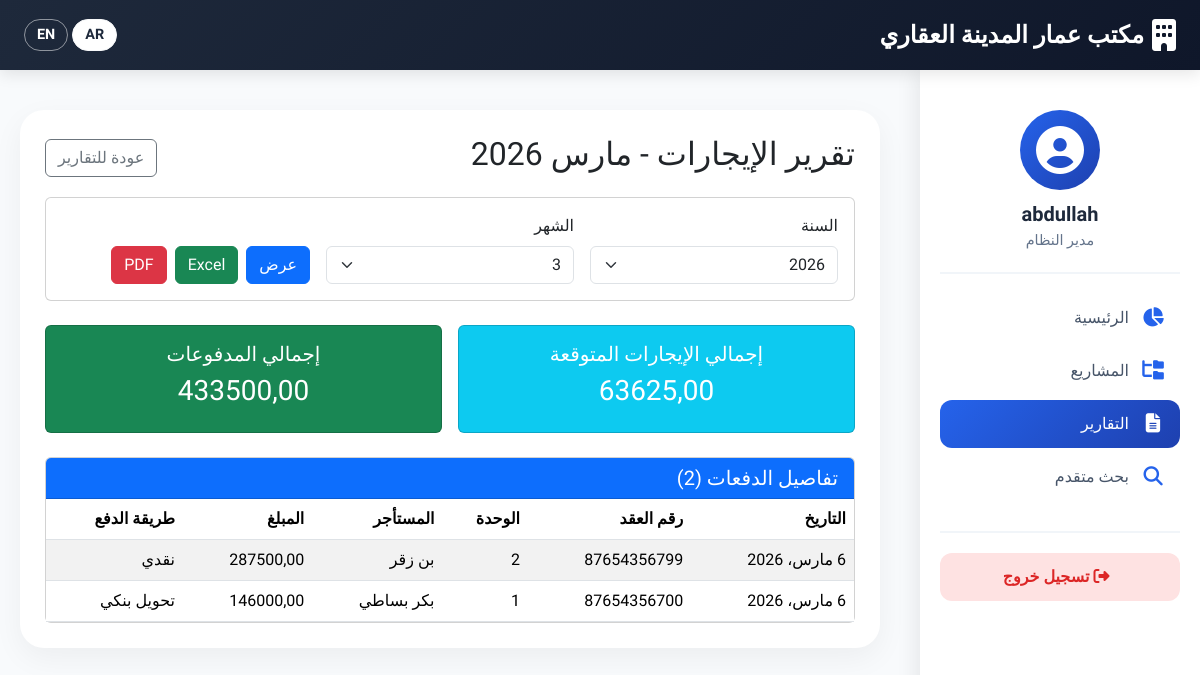
The app's page /reports/rent/ (signed in) with its own data.
### rentals/models.py (models this page shows, shortened)
class Payment(models.Model):
    contract = models.ForeignKey(Contract, on_delete=models.CASCADE, related_name='payments', verbose_name="العقد")
    payment_date = models.DateField(verbose_name="تاريخ الدفع")
    amount_paid = models.DecimalField(max_digits=12, decimal_places=2, verbose_name="المبلغ المدفوع")
    for_period_start = models.DateField(verbose_name="بداية الفترة المدفوعة")
    for_period_end = models.DateField(verbose_name="نهاية الفترة المدفوعة")
    payment_method = models.CharField(
        max_length=30,
        choices=[('cash', 'نقدي'), ('bank', 'تحويل بنكي'), ('check', 'شيك')],
        default='cash',
        verbose_name="طريقة الدفع"
    )
    reference_number = models.CharField(max_length=100, blank=True, verbose_name="رقم المرجع/الشيك")
    receipt_image = models.ImageField(upload_to='payments/%Y/%m/', verbose_name="صورة الإيصال", blank=True, null=True)
    notes = models.TextField(blank=True, verbose_name="ملاحظات")
    created_at = models.DateTimeField(auto_now_add=True)
    class Meta:
        verbose_name = "دفعة"
        verbose_name_plural = "الدفعات"
        ordering = ['-payment_date']

class Contract(models.Model):
    RENT_TYPE_CHOICES = [
        ('monthly', 'شهري'),
        ('yearly', 'سنوي'),
    ]
    PAYMENT_INTERVAL_CHOICES = [
        ('monthly', 'شهري'),
        ('quarterly', 'ربع سنوي'),
        ('half_yearly', 'نصف سنوي'),
        ('yearly', 'سنوي'),
    ]
    contract_number = models.CharField(max_length=100, unique=True, verbose_name="رقم العقد")
    unit = models.ForeignKey(Unit, on_delete=models.CASCADE, related_name='contracts', verbose_name="الوحدة")
    tenant = models.ForeignKey(Tenant, on_delete=models.CASCADE, related_name='contracts', verbose_name="المستأجر")
    start_date = models.DateField(verbose_name="تاريخ بداية العقد")
    lease_duration_months = models.PositiveIntegerField(default=12, verbose_name="مدة العقد (بالأشهر)")
    rent_type = models.CharField(max_length=10, choices=RENT_TYPE_CHOICES, default='monthly', verbose_name="نوع الإيجار")
    rent_amount = models.DecimalField(max_digits=12, decimal_places=2, verbose_name="قيمة الإيجار")
    has_tax = models.BooleanField(default=True, verbose_name="تطبق الضريبة؟")
    tax_rate = models.DecimalField(max_digits=5, decimal_places=2, default=15.00, validators=[MinValueValidator(0), MaxValueValidator(100)], verbose_name="نسبة الضريبة (%)")
    payment_interval = models.CharField(max_length=20, choices=PAYMENT_INTERVAL_CHOICES, default='monthly', verbose_name="دورة السداد")
    is_active = models.BooleanField(default=True, verbose_name="العقد ساري؟")
    contract_file = models.FileField(upload_to='contracts/%Y/%m/', verbose_name="ملف العقد", blank=True, null=True)
    notes = models.TextField(blank=True, verbose_name="ملاحظات")
    created_at = models.DateTimeField(auto_now_add=True)
    updated_at = models.DateTimeField(auto_now=True)
    grace_period_days = models.PositiveIntegerField(default=0, verbose_name="فترة السماح (أيام)", help_text="عدد الأيام قبل بداية العقد التي لا تحتسب فيها الضريبة")
    class Meta:
        verbose_name = "عقد"
        verbose_name_plural = "العقود"
        ordering = ['-created_at']
    @property
    def monthly_rent(self):
        if self.rent_type == 'yearly':
            return self.rent_amount / 12
        return self.rent_amount
    @property
    def tax_amount_monthly(self):
        if self.has_tax:
            return self.monthly_rent * (self.tax_rate / 100)
        return 0
    @property
    def total_monthly_with_tax(self):
        return self.monthly_rent + self.tax_amount_monthly

class Unit(models.Model):
    UNIT_TYPES = [
        ('shop', 'محل تجاري'),
        ('apartment', 'شقة سكنية'),
        ('room', 'غرفة'),
        ('farm_unit', 'وحدة زراعية'),
        ('office', 'مكتب'),
        ('warehouse', 'مستودع'),
        ('other', 'أخرى'),
    ]
    sub_category = models.ForeignKey(SubCategory, on_delete=models.CASCADE, related_name='units', verbose_name="القسم الداخلي")
    unit_number = models.CharField(max_length=50, verbose_name="رقم/اسم الوحدة")
    unit_type = models.CharField(max_length=20, choices=UNIT_TYPES, verbose_name="نوع الوحدة")
    floor = models.IntegerField(verbose_name="الدور", null=True, blank=True)
    area = models.FloatField(verbose_name="المساحة (م²)", null=True, blank=True)
    is_rented = models.BooleanField(default=False, verbose_name="مؤجرة حالياً؟")
    notes = models.TextField(blank=True, verbose_name="ملاحظات")
    image = models.ImageField(upload_to='units/%Y/%m/', verbose_name="صورة الوحدة", blank=True, null=True)
    created_at = models.DateTimeField(auto_now_add=True)
    updated_at = models.DateTimeField(auto_now=True)
    class Meta:
        unique_together = ['sub_category', 'unit_number']
        verbose_name = "وحدة"
        verbose_name_plural = "الوحدات"
        ordering = ['sub_category', 'unit_number']

class Tenant(models.Model):
    name = models.CharField(max_length=200, verbose_name="الاسم الكامل")
    identity_number = models.CharField(max_length=50, verbose_name="رقم الهوية/الإقامة")
    phone = models.CharField(max_length=20, verbose_name="رقم الجوال")
    phone2 = models.CharField(max_length=20, blank=True, verbose_name="جوال آخر")
    email = models.EmailField(blank=True, verbose_name="البريد الإلكتروني")
    address = models.TextField(blank=True, verbose_name="العنوان")
    id_image = models.ImageField(upload_to=tenant_id_path, verbose_name="صورة الهوية", blank=True, null=True)
    notes = models.TextField(blank=True, verbose_name="ملاحظات")
    is_deleted = models.BooleanField(default=False, verbose_name="محذوف؟")
    created_at = models.DateTimeField(auto_now_add=True)
    class Meta:
        verbose_name = "مستأجر"
        verbose_name_plural = "المستأجرون"
        ordering = ['name']
        unique_together = ['identity_number', 'is_deleted']  # يسمح بتكرار الرقم مع is_deleted=True

### rentals/views.py (the view)
# urls.py: path('reports/rent/', views.rent_report, name='rent_report'),
@login_required
def rent_report(request):
    year = int(request.GET.get('year', datetime.now().year))
    month = int(request.GET.get('month', datetime.now().month))
    start_date = date(year, month, 1)
    if month == 12:
        end_date = date(year+1, 1, 1) - timedelta(days=1)
    else:
        end_date = date(year, month+1, 1) - timedelta(days=1)
    payments = Payment.objects.filter(
        payment_date__gte=start_date,
        payment_date__lte=end_date
    ).select_related('contract__unit', 'contract__tenant')
    total_payments = payments.aggregate(Sum('amount_paid'))['amount_paid__sum'] or 0
    all_contracts = Contract.objects.filter(is_active=True)
    active_contracts = []
    for contract in all_contracts:
        contract_end = contract.start_date + relativedelta(months=contract.lease_duration_months) - timedelta(days=1)
        if contract.start_date <= end_date and contract_end >= start_date:
            active_contracts.append(contract)
    expected_rent = 0
    for contract in active_contracts:
        contract_end = contract.start_date + relativedelta(months=contract.lease_duration_months) - timedelta(days=1)
        overlap_start = max(contract.start_date, start_date)
        overlap_end = min(contract_end, end_date)
        if overlap_start <= overlap_end:
            expected_rent += contract.total_monthly_with_tax
    current_year = datetime.now().year
    years = range(current_year - 5, current_year + 1)
    months = range(1, 13)
    context = {
        'year': year,
        'month': month,
        'month_name': get_month_name(month),
        'payments': payments,
        'total_payments': total_payments,
        'expected_rent': expected_rent,
        'start_date': start_date,
        'end_date': end_date,
        'years': years,
        'months': months,
    }
    return render(request, 'rentals/reports/rent_report.html', context)

### rentals/templates/rentals/reports/rent_report.html (shortened to what this page needs)
{% extends 'rentals/base.html' %}
{% load i18n %}
{% block content %}
<div class="d-flex justify-content-between align-items-center mb-3">
    <h2>{% trans "تقرير الإيجارات" %} - {{ month_name }} {{ year }}</h2>
    <div>
        <a href="{% url 'reports_dashboard' %}" class="btn btn-outline-secondary">
             {% trans "عودة للتقارير" %}
        </a>
    </div>
</div>
<div class="card mb-4">
    <div class="card-body">
        <form method="get" class="row g-3">
            <div class="col-md-4">
                <label class="form-label">{% trans "السنة" %}</label>
                <select name="year" class="form-select">
                    {% for y in years %}
                    <option value="{{ y }}" {% if y == year %}selected{% endif %}>{{ y }}</option>
                    {% endfor %}
                </select>
            </div>
            <div class="col-md-4">
                <label class="form-label">{% trans "الشهر" %}</label>
                <select name="month" class="form-select">
                    {% for m in months %}
                    <option value="{{ m }}" {% if m == month %}selected{% endif %}>{{ m }}</option>
                    {% endfor %}
                </select>
            </div>
            <div class="col-md-4 d-flex align-items-end">
                <button type="submit" class="btn btn-primary">{% trans "عرض" %}</button>
                <a href="{% url 'export_rent_excel' %}?year={{ year }}&month={{ month }}" class="btn btn-success ms-2">
                     Excel
                </a>
                <a href="{% url 'export_rent_pdf' %}?year={{ year }}&month={{ month }}" class="btn btn-danger ms-2">
                     PDF
                </a>
            </div>
        </form>
    </div>
</div>
<div class="row g-3 mb-4">
    <div class="col-md-6">
        <div class="card text-white bg-info">
            <div class="card-body text-center">
                <h5>{% trans "إجمالي الإيجارات المتوقعة" %}</h5>
                <h3>{{ expected_rent|floatformat:2 }}</h3>
            </div>
        </div>
    </div>
    <div class="col-md-6">
        <div class="card text-white bg-success">
            <div class="card-body text-center">
                <h5>{% trans "إجمالي المدفوعات" %}</h5>
                <h3>{{ total_payments|floatformat:2 }}</h3>
            </div>
        </div>
    </div>
</div>
<div class="card">
    <div class="card-header bg-primary text-white">
        <h5 class="mb-0">{% trans "تفاصيل الدفعات" %} ({{ payments|length }})</h5>
    </div>
    <div class="card-body p-0">
        <div class="table-responsive">
            <table class="table table-striped table-hover mb-0">
                <thead>
                    <tr>
                        <th>{% trans "التاريخ" %}</th>
                        <th>{% trans "رقم العقد" %}</th>
                        <th>{% trans "الوحدة" %}</th>
                        <th>{% trans "المستأجر" %}</th>
                        <th>{% trans "المبلغ" %}</th>
                        <th>{% trans "طريقة الدفع" %}</th>
                    </tr>
                </thead>
                <tbody>
                    {% for payment in payments %}
                    <tr>
                        <td>{{ payment.payment_date }}</td>
                        <td>{{ payment.contract.contract_number }}</td>
                        <td>{{ payment.contract.unit.unit_number }}</td>
                        <td>{{ payment.contract.tenant.name }}</td>
                        <td>{{ payment.amount_paid|floatformat:2 }}</td>
                        <td>{{ payment.get_payment_method_display }}</td>
                    </tr>
                    {% empty %}
                    <tr>
                        <td colspan="6" class="text-center py-3">{% trans "لا توجد دفعات في هذه الفترة." %}</td>
                    </tr>
                    {% endfor %}
                </tbody>
            </table>
        </div>
    </div>
</div>
{% endblock %}

### rentals/templates/rentals/base.html (shortened to what this page needs)
<!DOCTYPE html>
{% load static i18n %}
<html lang="ar" dir="rtl">
<head>
    <link rel="stylesheet" href="https://cdn.jsdelivr.net/npm/bootstrap@5.3.2/dist/css/bootstrap.rtl.min.css">
    <link rel="stylesheet" href="https://cdnjs.cloudflare.com/ajax/libs/font-awesome/6.5.1/css/all.min.css">
</head>
<body>
    <nav class="navbar navbar-custom">
        <div class="container-fluid px-4">
            <a class="navbar-brand" href="{% url 'home' %}">
                <i class="fas fa-building"></i>
                مكتب عمار المدينة العقاري
            </a>
            <div class="language-switcher">
                <form action="{% url 'set_language' %}" method="post" class="d-inline">
                    <button type="submit" name="language" value="ar" class="btn btn-sm btn-light">AR</button>
                    <button type="submit" name="language" value="en" class="btn btn-sm btn-outline-light">EN</button>
                </form>
            </div>
        </div>
    </nav>
    <div class="sidebar" id="sidebar">
        <div class="user-info">
            <div class="avatar">
                <i class="fas fa-user-circle"></i>
            </div>
            <h5>{{ user.get_username|default:"زائر" }}</h5>
            <p>{% if user.is_superuser %}مدير النظام{% else %}مستخدم{% endif %}</p>
        </div>
        <ul class="sidebar-menu">
            <li>
                <a href="{% url 'home' %}" {% if request.path == '/' %}class="active"{% endif %}>
                    <i class="fas fa-chart-pie"></i> الرئيسية
                </a>
            </li>
            <li>
                <a href="{% url 'main_categories' %}" {% if '/categories/' in request.path %}class="active"{% endif %}>
                    <i class="fas fa-folder-tree"></i> المشاريع
                </a>
            </li>
            <li>
                <a href="{% url 'reports_dashboard' %}" {% if '/reports/' in request.path %}class="active"{% endif %}>
                    <i class="fas fa-file-alt"></i> التقارير
                </a>
            </li>
            <li>
                <a href="{% url 'advanced_search' %}" {% if '/search/' in request.path %}class="active"{% endif %}>
                    <i class="fas fa-search"></i> بحث متقدم
                </a>
            </li>
        </ul>
        <div class="sidebar-footer">
            {% if user.is_authenticated %}
            <a href="{% url 'logout' %}" class="logout-btn">
                <i class="fas fa-sign-out-alt ms-2"></i> تسجيل خروج
            </a>
            {% else %}
            <a href="{% url 'login' %}" class="btn btn-primary-custom w-100 py-2">
                <i class="fas fa-sign-in-alt ms-2"></i> دخول
            </a>
            {% endif %}
        </div>
    </div>
    <div class="main-content" id="mainContent">
        <div class="content-card">
            {% block content %}{% endblock %}
        </div>
    </div>
</body>
</html>

### records on screen
Payment: payment_date "6 مارس، 2026", contract.contract_number "87654356799", contract.unit.unit_number "2", contract.tenant.name "بن زقر", amount_paid "287500,00", payment_method "نقدي"
Payment: payment_date "6 مارس، 2026", contract.contract_number "87654356700", contract.unit.unit_number "1", contract.tenant.name "بكر بساطي", amount_paid "146000,00", payment_method "تحويل بنكي"

### other values on screen
{{ user.get_username|default:"زائر" }} "abdullah"
{{ month_name }} "مارس"
{{ year }} "2026"
{{ expected_rent|floatformat:2 }} "63625,00"
{{ total_payments|floatformat:2 }} "433500,00"
{{ payments|length }} "2"
form field year "2026"
form field month "3"
